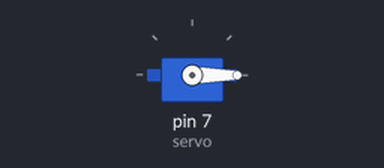
Bench run of a sketch on a simulated Arduino Uno, built with avr-gcc and run on an emulated ATmega328P. On the bench: servo.

Above: at 1.1 s.
At 3.1 s:
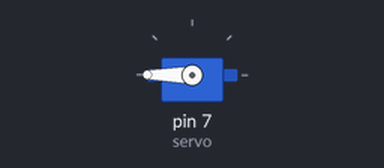
At 4.1 s:
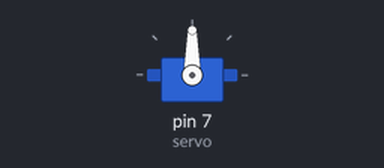
Timing chart, 0 to 5.6 s (numbered marks = the images above):
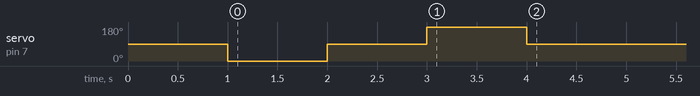

Measured:
- by itself, servo on pin 7 (servo): 90° → 0° at 1.0 s, → 90° 1.0 s later, → 180° 1.0 s later, → 90° 1.0 s later

The sketch:

single_servo_tester.ino
```cpp
#include <Servo.h>
Servo servo;

void setup() {
  // put your setup code here, to run once:
  servo.attach(7);
  delay(1000);
  servo.write(0);
  delay(1000);
  servo.write(90);
  delay(1000);
  servo.write(180);
  delay(1000);
  servo.write(90);
}

void loop() {
  // put your main code here, to run repeatedly:

}
```
